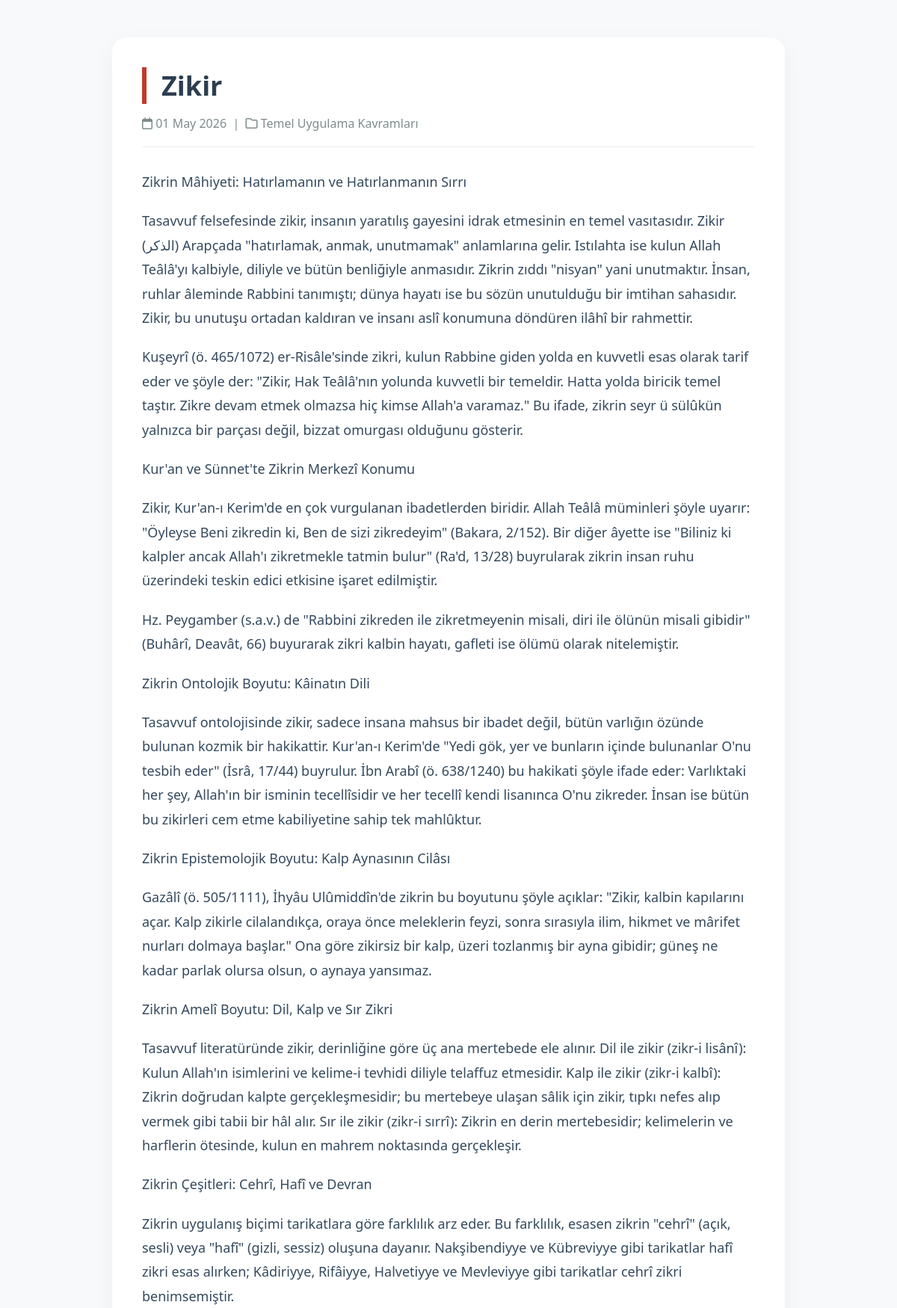
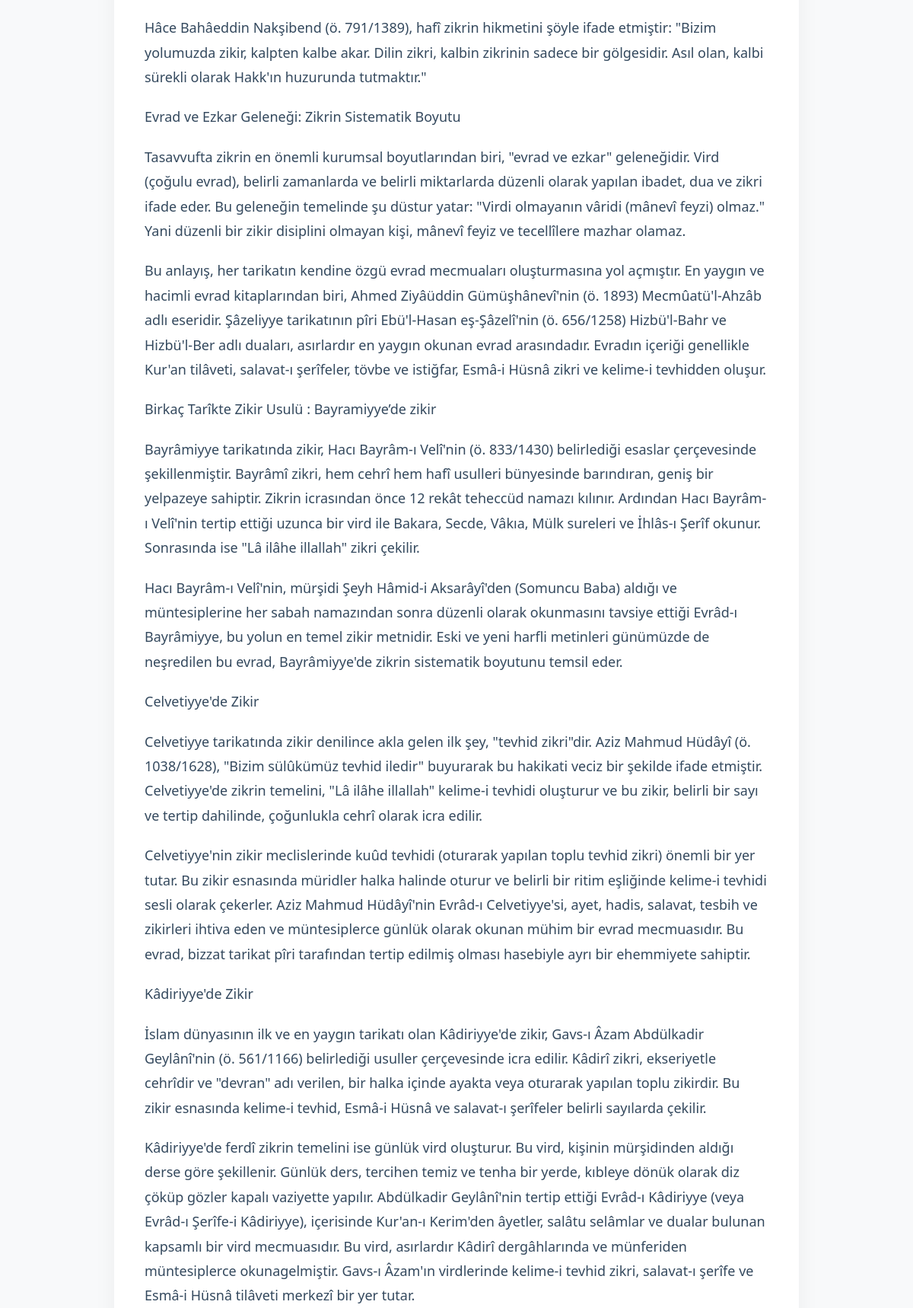
The app's page /yazi/1/ (upper part) with its own data (2 pictures, top to bottom).
### icerik/models.py (models this page shows, shortened)
class Yazi(models.Model):
    baslik = models.CharField(max_length=200)
    icerik = models.TextField()
    kategori = models.ForeignKey(Kategori, on_delete=models.CASCADE)
    kayit_tarihi = models.DateTimeField(auto_now_add=True)

class Kategori(models.Model):
    isim = models.CharField(max_length=100)
    ust_kategori = models.ForeignKey(
        'self',
        on_delete=models.CASCADE,
        null=True,
        blank=True,
        related_name='alt_kategoriler'
    )

### icerik/views.py (the view)
# urls.py: path('yazi/<int:id>/', yazi_detay, name='yazi_detay'),   # 👈 TAMAMEN YENİ SATIR EKLENDİ
def yazi_detay(request, id):
    yazi = get_object_or_404(Yazi, id=id)
    context = {
        'yazi': yazi,
    }
    return render(request, 'icerik/yazi_detay.html', context)

### icerik/templates/icerik/yazi_detay.html (shortened to what this page needs)
{% load static %}
<!DOCTYPE html>
<html lang="tr">
<head>
    <link rel="stylesheet" href="https://cdnjs.cloudflare.com/ajax/libs/font-awesome/6.4.0/css/all.min.css">
</head>
<body>
    <div class="container">
        <h1 class="yazi-baslik">{{ yazi.baslik }}</h1>
        <div class="yazi-meta">
            <i class="fa-regular fa-calendar"></i> {{ yazi.kayit_tarihi|date:"d F Y" }}
            &nbsp;|&nbsp;
            <i class="fa-regular fa-folder"></i> {{ yazi.kategori.isim }}
        </div>
        <div class="yazi-icerik">
            {{ yazi.icerik|safe|linebreaks }}
        </div>
    </div>
</body>
</html>

### icerik/templates/icerik/yazi_detay.html (style rules this page uses)
* { margin: 0; padding: 0; box-sizing: border-box; }
body { font-family: 'Segoe UI', Tahoma, Geneva, Verdana, sans-serif; background: #f8f9fa; color: #2c3e50; }
.container { max-width: 900px; margin: 50px auto; padding: 40px; background: white; border-radius: 20px; box-shadow: 0 10px 30px rgba(0,0,0,0.05); }
.yazi-baslik { font-size: 36px; color: #2c3e50; margin-bottom: 15px; border-left: 6px solid #c0392b; padding-left: 20px; }
.yazi-meta { color: #7f8c8d; margin-bottom: 30px; padding-bottom: 20px; border-bottom: 1px solid #eee; }
.yazi-icerik { font-size: 18px; line-height: 1.8; color: #34495e; }
.yazi-icerik p { margin-bottom: 20px; }

### records on screen
Yazi: baslik "Zikir", kayit_tarihi "01 May 2026", kategori.isim "Temel Uygulama Kavramları", icerik "Zikrin Mâhiyeti: Hatırlamanın ve Hatırlanmanın Sırrı Tasavvuf felsefesinde zikir, insanın yaratılış gayesini idrak etmesinin en temel vasıtasıdır. Zikir (الذكر) Arapçada \"hatırlamak, anmak, unutmamak\" anlamlarına gelir. Istılahta ise kulun Allah Teâlâ'yı kalbiyle, diliyle ve bütün benliğiyle anmasıdır. Zikrin zıddı \"nisyan\" yani unutmaktır. İnsan, ruhlar âleminde Rabbini tanımıştı; dünya hayatı ise bu sözün unutulduğu bir imtihan sahasıdır. Zikir, bu unutuşu ortadan kaldıran ve insanı aslî konumuna döndüren ilâhî bir rahmettir. Kuşeyrî (ö. 465/1072) er-Risâle'sinde zikri, kulun Rabbine giden yolda en kuvvetli esas olarak tarif eder ve şöyle der: \"Zikir, Hak Teâlâ'nın yolunda kuvvetli bir…"
